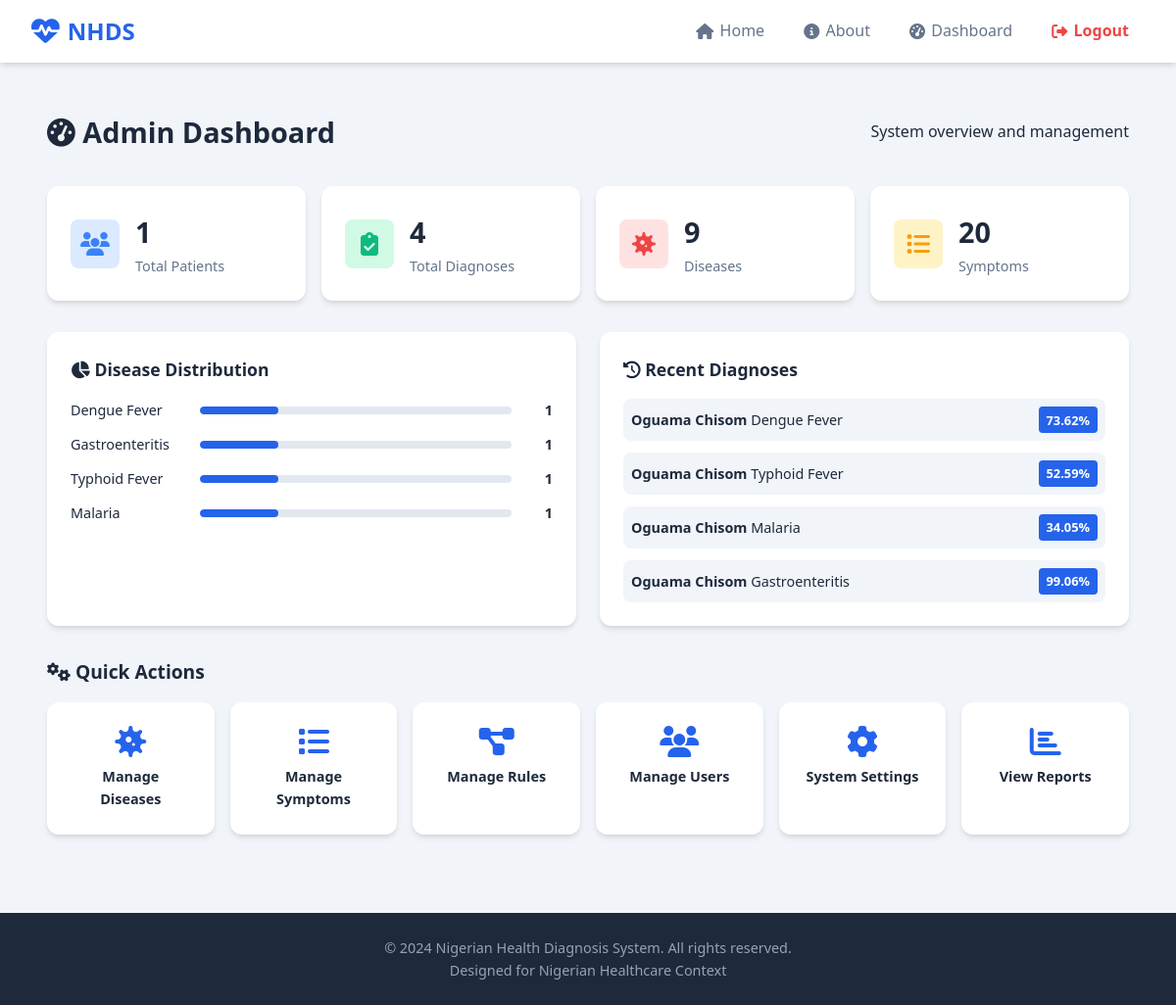
The page /admin/dashboard (signed in) on the database its author committed.
### tables this page shows
CREATE TABLE diseases (disease_id INTEGER PRIMARY KEY AUTOINCREMENT, disease_name TEXT NOT NULL UNIQUE, description TEXT, severity_level TEXT, common_symptoms TEXT, created_at TIMESTAMP DEFAULT CURRENT_TIMESTAMP);

CREATE TABLE diagnosis_results (diagnosis_id INTEGER PRIMARY KEY AUTOINCREMENT, user_id INTEGER NOT NULL, input_id INTEGER NOT NULL, disease_id INTEGER NOT NULL, confidence_score REAL NOT NULL, diagnosis_method TEXT NOT NULL, diagnosis_date TIMESTAMP DEFAULT CURRENT_TIMESTAMP, FOREIGN KEY (user_id) REFERENCES users(user_id), FOREIGN KEY (input_id) REFERENCES patient_symptom_input(input_id), FOREIGN KEY (disease_id) REFERENCES diseases(disease_id));

CREATE TABLE users (user_id INTEGER PRIMARY KEY AUTOINCREMENT, full_name TEXT NOT NULL, email TEXT UNIQUE NOT NULL, password_hash TEXT NOT NULL, phone_no TEXT, location TEXT, date_of_birth TEXT, user_type TEXT DEFAULT "patient", created_at TIMESTAMP DEFAULT CURRENT_TIMESTAMP);

### app.py (the view)
@app.route('/admin/dashboard')
@admin_required
def admin_dashboard():
    db = get_db()
    cursor = db.execute("SELECT COUNT(*) as count FROM users WHERE user_type = 'patient'")
    total_patients = cursor.fetchone()['count']
    cursor = db.execute('SELECT COUNT(*) as count FROM diagnosis_results')
    total_diagnoses = cursor.fetchone()['count']
    cursor = db.execute('SELECT COUNT(*) as count FROM diseases')
    total_diseases = cursor.fetchone()['count']
    cursor = db.execute('SELECT COUNT(*) as count FROM symptoms')
    total_symptoms = cursor.fetchone()['count']
    cursor = db.execute('SELECT dr.*, u.full_name, d.disease_name FROM diagnosis_results dr JOIN users u ON dr.user_id = u.user_id JOIN diseases d ON dr.disease_id = d.disease_id ORDER BY dr.diagnosis_date DESC LIMIT 10')
    recent_diagnoses = cursor.fetchall()
    cursor = db.execute('SELECT d.disease_name, COUNT(*) as count FROM diagnosis_results dr JOIN diseases d ON dr.disease_id = d.disease_id GROUP BY dr.disease_id ORDER BY count DESC')
    disease_distribution = cursor.fetchall()
    return render_template('admin/dashboard.html', total_patients=total_patients, total_diagnoses=total_diagnoses, total_diseases=total_diseases, total_symptoms=total_symptoms, recent_diagnoses=recent_diagnoses, disease_distribution=disease_distribution)

### app.py (called while the page is built)
def get_db():
    if 'db' not in g:
        g.db = sqlite3.connect(app.config['DATABASE'])
        g.db.row_factory = sqlite3.Row
    return g.db

def admin_required(f):
    @wraps(f)
    def decorated_function(*args, **kwargs):
        if 'user_id' not in session:
            flash('Please log in to access this page.', 'warning')
            return redirect(url_for('login'))
        if session.get('user_type') != 'admin':
            flash('Admin access required.', 'danger')
            return redirect(url_for('dashboard'))
        return f(*args, **kwargs)
    return decorated_function

### templates/admin/dashboard.html (shortened to what this page needs)
{% extends "base.html" %}
{% block content %}
<section class="admin-dashboard">
    <div class="admin-header">
        <h1><i class="fas fa-tachometer-alt"></i> Admin Dashboard</h1>
        <p>System overview and management</p>
    </div>
    <div class="admin-stats">
        <div class="admin-stat-card">
            <div class="stat-icon patients"><i class="fas fa-users"></i></div>
            <div class="stat-info">
                <h3>{{ total_patients }}</h3>
                <p>Total Patients</p>
            </div>
        </div>
        <div class="admin-stat-card">
            <div class="stat-icon diagnoses"><i class="fas fa-clipboard-check"></i></div>
            <div class="stat-info">
                <h3>{{ total_diagnoses }}</h3>
                <p>Total Diagnoses</p>
            </div>
        </div>
        <div class="admin-stat-card">
            <div class="stat-icon diseases"><i class="fas fa-virus"></i></div>
            <div class="stat-info">
                <h3>{{ total_diseases }}</h3>
                <p>Diseases</p>
            </div>
        </div>
        <div class="admin-stat-card">
            <div class="stat-icon symptoms"><i class="fas fa-list"></i></div>
            <div class="stat-info">
                <h3>{{ total_symptoms }}</h3>
                <p>Symptoms</p>
            </div>
        </div>
    </div>
    <div class="admin-grid">
        <div class="admin-card">
            <h2><i class="fas fa-chart-pie"></i> Disease Distribution</h2>
            {% if disease_distribution %}
            <div class="distribution-list">
                {% for disease in disease_distribution %}
                <div class="distribution-item">
                    <span class="disease-name">{{ disease['disease_name'] }}</span>
                    <div class="distribution-bar">
                        <div class="bar-fill" style="width: {{ (disease['count'] / disease_distribution|sum(attribute='count') * 100)|round }}%"></div>
                    </div>
                    <span class="disease-count">{{ disease['count'] }}</span>
                </div>
                {% endfor %}
            </div>
            {% else %}
            <p class="empty-text">No diagnosis data yet.</p>
            {% endif %}
        </div>
        <div class="admin-card">
            <h2><i class="fas fa-history"></i> Recent Diagnoses</h2>
            {% if recent_diagnoses %}
            <div class="recent-list">
                {% for diag in recent_diagnoses %}
                <div class="recent-item">
                    <div class="recent-info">
                        <strong>{{ diag['full_name'] }}</strong>
                        <span>{{ diag['disease_name'] }}</span>
                    </div>
                    <span class="recent-confidence">{{ diag['confidence_score'] }}%</span>
                </div>
                {% endfor %}
            </div>
            {% else %}
            <p class="empty-text">No recent diagnoses.</p>
            {% endif %}
        </div>
    </div>
    <div class="admin-actions">
        <h2><i class="fas fa-cogs"></i> Quick Actions</h2>
        <div class="action-grid">
            <a href="{{ url_for('admin_diseases') }}" class="action-card">
                <i class="fas fa-virus"></i>
                <span>Manage Diseases</span>
            </a>
            <a href="{{ url_for('admin_symptoms') }}" class="action-card">
                <i class="fas fa-list"></i>
                <span>Manage Symptoms</span>
            </a>
            <a href="{{ url_for('admin_rules') }}" class="action-card">
                <i class="fas fa-project-diagram"></i>
                <span>Manage Rules</span>
            </a>
            <a href="{{ url_for('admin_users') }}" class="action-card">
                <i class="fas fa-users"></i>
                <span>Manage Users</span>
            </a>
            <a href="{{ url_for('admin_settings') }}" class="action-card">
                <i class="fas fa-cog"></i>
                <span>System Settings</span>
            </a>
            <a href="{{ url_for('admin_reports') }}" class="action-card">
                <i class="fas fa-chart-bar"></i>
                <span>View Reports</span>
            </a>
        </div>
    </div>
</section>
{% endblock %}

### static/css/style.css (style rules this page uses)
:root { --primary: #2563eb; --primary-dark: #1d4ed8; --primary-light: #dbeafe; --secondary: #64748b; --success: #10b981; --danger: #ef4444; --warning: #f59e0b; --info: #3b82f6; --dark: #1e293b; --light: #f8fafc; --white: #ffffff; --gray-100: #f1f5f9; --gray-200: #e2e8f0; --gray-300: #cbd5e1; --gray-400: #94a3b8; --gray-500: #64748b; --shadow: 0 4px 6px -1px rgba(0,0,0,0.1), 0 2px 4px -1px rgba(0,0,0,0.06); --shadow-lg: 0 10px 15px -3px rgba(0,0,0,0.1), 0 4px 6px -2px rgba(0,0,0,0.05); --radius: 12px; --radius-sm: 8px; --transition: all 0.3s ease; }
* { margin: 0; padding: 0; box-sizing: border-box; }
body { font-family: 'Segoe UI', system-ui, -apple-system, sans-serif; background: var(--gray-100); color: var(--dark); line-height: 1.6; min-height: 100vh; display: flex; flex-direction: column; }
a { text-decoration: none; color: inherit; }
.admin-dashboard { padding: 1rem; }
.admin-header { display: flex; justify-content: space-between; align-items: center; margin-bottom: 2rem; flex-wrap: wrap; gap: 1rem; }
.admin-header h1 { font-size: 1.8rem; }
.admin-stats { display: grid; grid-template-columns: repeat(auto-fit, minmax(200px, 1fr)); gap: 1rem; margin-bottom: 2rem; }
.admin-stat-card { background: var(--white); padding: 1.5rem; border-radius: var(--radius); box-shadow: var(--shadow); display: flex; align-items: center; gap: 1rem; }
.admin-stat-card .stat-icon { width: 50px; height: 50px; border-radius: var(--radius-sm); display: flex; align-items: center; justify-content: center; }
.admin-stat-card .stat-icon.patients { background: #dbeafe; }
.admin-stat-card .stat-icon.diagnoses { background: #d1fae5; }
.admin-stat-card .stat-icon.diseases { background: #fee2e2; }
.admin-stat-card .stat-icon.symptoms { background: #fef3c7; }
.admin-stat-card .stat-icon i { font-size: 1.5rem; }
.admin-stat-card .stat-icon.patients i { color: var(--info); }
.admin-stat-card .stat-icon.diagnoses i { color: var(--success); }
.admin-stat-card .stat-icon.diseases i { color: var(--danger); }
.admin-stat-card .stat-icon.symptoms i { color: var(--warning); }
.admin-stat-card .stat-info h3 { font-size: 1.8rem; color: var(--dark); }
.admin-stat-card .stat-info p { color: var(--gray-500); font-size: 0.9rem; }
.admin-grid { display: grid; grid-template-columns: repeat(auto-fit, minmax(350px, 1fr)); gap: 1.5rem; margin-bottom: 2rem; }
.admin-card { background: var(--white); padding: 1.5rem; border-radius: var(--radius); box-shadow: var(--shadow); }
.admin-card h2 { font-size: 1.1rem; margin-bottom: 1rem; }
.distribution-list, .recent-list { display: flex; flex-direction: column; gap: 0.75rem; }
.distribution-item, .recent-item { display: flex; align-items: center; gap: 0.75rem; font-size: 0.9rem; }
.distribution-item .disease-name { min-width: 120px; font-weight: 500; }
.distribution-bar { flex: 1; height: 8px; background: var(--gray-200); border-radius: 4px; overflow: hidden; }
.bar-fill { height: 100%; background: var(--primary); border-radius: 4px; transition: width 0.5s ease; }
.disease-count { min-width: 30px; text-align: right; font-weight: 600; }
.recent-item { justify-content: space-between; padding: 0.5rem; background: var(--gray-100); border-radius: var(--radius-sm); }
.recent-confidence { background: var(--primary); color: var(--white); padding: 0.2rem 0.5rem; border-radius: 4px; font-size: 0.8rem; font-weight: 600; }
.admin-actions { margin-bottom: 2rem; }
.admin-actions h2 { font-size: 1.2rem; margin-bottom: 1rem; }
.action-grid { display: grid; grid-template-columns: repeat(auto-fit, minmax(150px, 1fr)); gap: 1rem; }
.action-card { background: var(--white); padding: 1.5rem; border-radius: var(--radius); box-shadow: var(--shadow); text-align: center; transition: var(--transition); display: flex; flex-direction: column; align-items: center; gap: 0.5rem; }
.action-card i { font-size: 2rem; color: var(--primary); }
.action-card span { font-weight: 600; font-size: 0.9rem; }

### rows shown on the page
diseases: disease_name "Dengue Fever", count "1"
diseases: disease_name "Gastroenteritis", count "1"
diseases: disease_name "Typhoid Fever", count "1"
diseases: disease_name "Malaria", count "1"
diagnosis_results: full_name "Oguama Chisom", disease_name "Dengue Fever", confidence_score "73.62"
diagnosis_results: full_name "Oguama Chisom", disease_name "Typhoid Fever", confidence_score "52.59"
diagnosis_results: full_name "Oguama Chisom", disease_name "Malaria", confidence_score "34.05"
diagnosis_results: full_name "Oguama Chisom", disease_name "Gastroenteritis", confidence_score "99.06"

### other values the page prints
{{ total_patients }} "1"
{{ total_diagnoses }} "4"
{{ total_diseases }} "9"
{{ total_symptoms }} "20"
